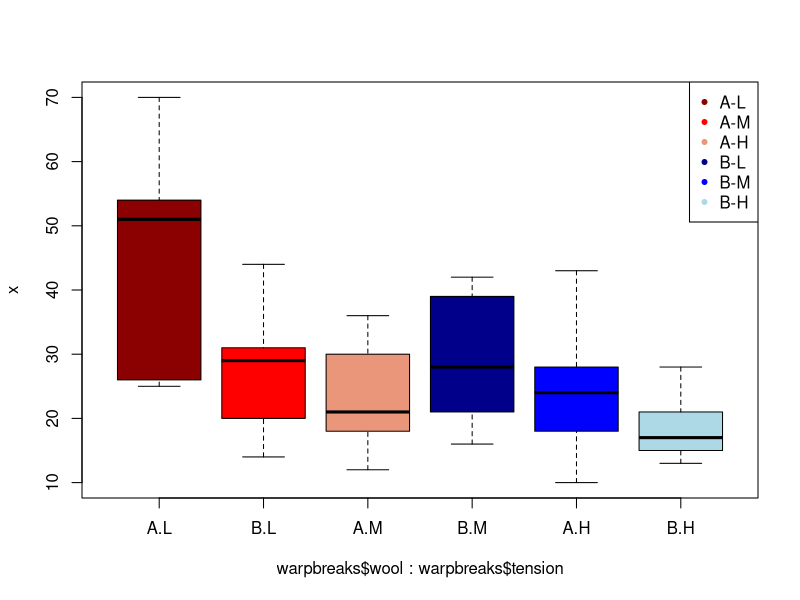
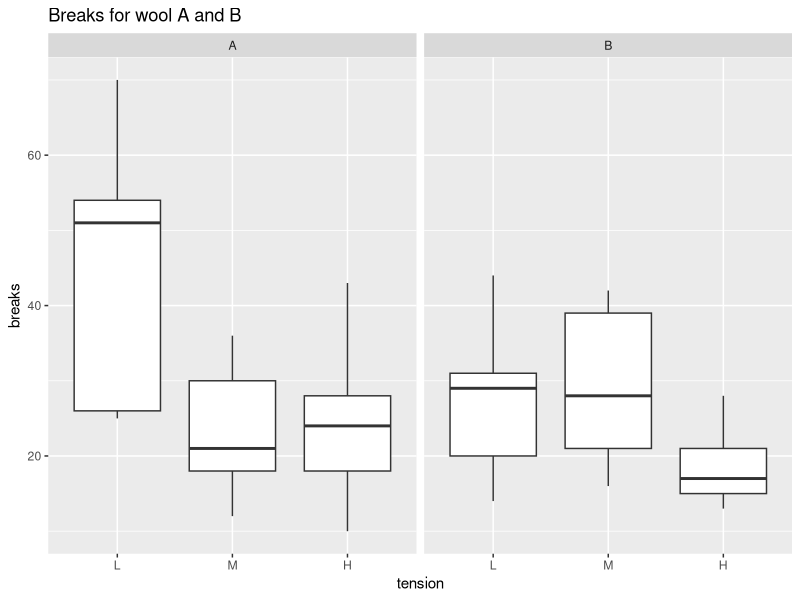
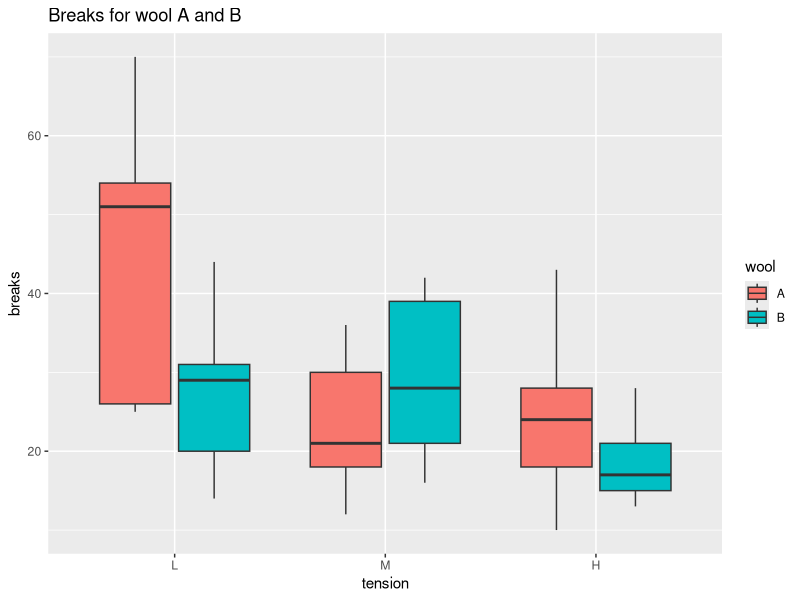

These figures' R source, in order:
## ---- chunk 1
data(warpbreaks)
# create positions for tick marks, one more than number of bars
x <- warpbreaks$breaks
# create labels
x.labels <- paste0(warpbreaks$wool, "-", warpbreaks$tension)
# specify colors for groups
group.cols <- c("darkred", "red", "darksalmon", 
                "darkblue", "blue", "lightblue")
cols <- c(rep(group.cols[1], 9), rep(group.cols[2], 9), 
        rep(group.cols[3], 9), rep(group.cols[4], 9), 
        rep(group.cols[5], 9), rep(group.cols[6], 9))
boxplot(x ~ warpbreaks$wool + warpbreaks$tension, col = group.cols)
legend("topright", legend = c(unique(x.labels)), 
        col = group.cols, pch = 20)
## ---- chunk 2
library(ggplot2)
ggplot(warpbreaks, aes(x = tension, y = breaks)) +
    geom_boxplot() + facet_wrap(.~wool) +
    ggtitle("Breaks for wool A and B")
## ---- chunk 3
ggplot(warpbreaks, aes(x = tension, y = breaks, fill = wool)) +
    geom_boxplot() + 
    ggtitle("Breaks for wool A and B")
